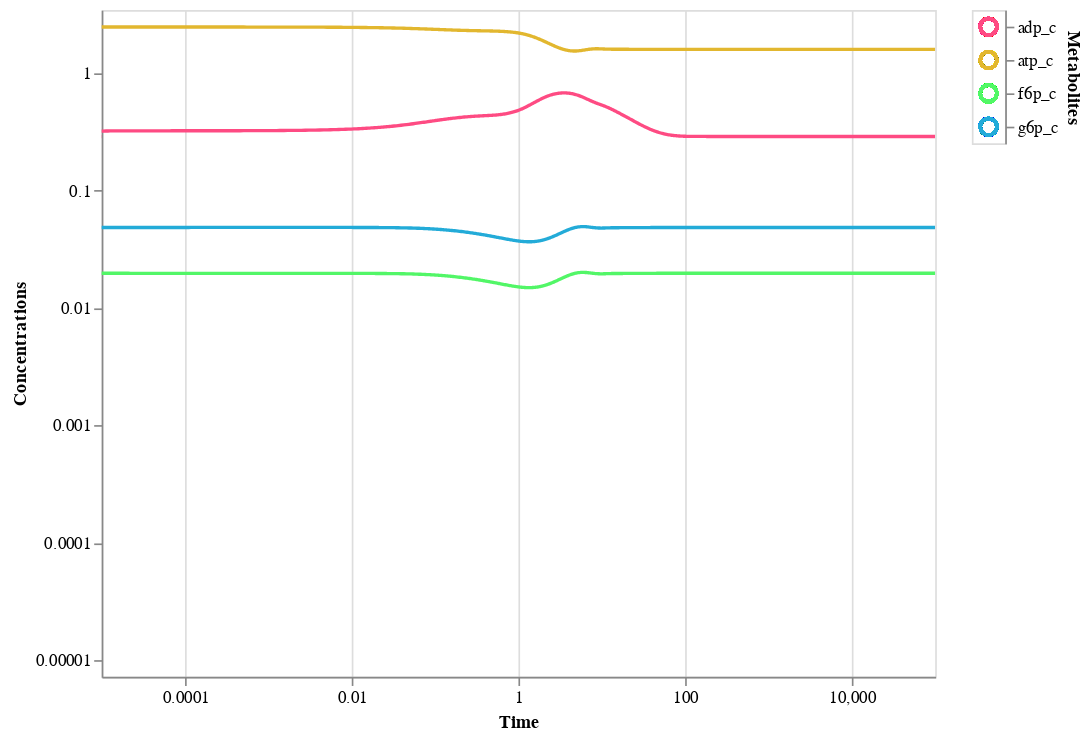

The cell this chart's notebook holds for it:
### Code cell
plot_conc_sol(conc_sol
,interactive=False
,observable=["atp_c","adp_c","f6p_c","g6p_c"]
)

### Figure 1 — Vega-Lite specification as saved in the notebook (floating-point values rounded to 4 significant figures; data arrays with more than 128 entries replaced by an {"elided": "..."} marker saying what was removed)
{"config": {"view": {"continuousWidth": 400, "continuousHeight": 300}}, "hconcat": [{"mark": {"type": "line", "clip": true}, "encoding": {"color": {"condition": {"field": "Metabolites", "legend": null, "scale": {"scheme": "rainbow"}, "type": "nominal", "selection": "selector093"}, "value": "lightgray"}, "tooltip": [{"field": "Metabolites", "type": "nominal"}, {"field": "Time", "type": "quantitative"}, {"field": "Concentrations", "type": "quantitative"}], "x": {"axis": {"tickCount": 5}, "field": "Time", "scale": {"domain": [1e-05, 100000.0], "type": "log"}, "type": "quantitative"}, "y": {"axis": {"grid": false, "tickCount": 5}, "field": "Concentrations", "scale": {"domain": [1e-05, 2.5], "padding": 10, "type": "log"}, "title": "Concentrations", "type": "quantitative"}}, "height": 400, "width": 500}, {"mark": {"type": "point", "size": 100}, "encoding": {"color": {"condition": {"field": "Metabolites", "legend": null, "scale": {"scheme": "rainbow"}, "type": "nominal", "selection": "selector093"}, "value": "lightgray"}, "y": {"axis": {"orient": "right"}, "field": "Metabolites", "type": "nominal"}}, "selection": {"selector093": {"type": "multi", "fields": ["Metabolites"]}}}], "data": {"name": "data-d38891817155de47ce6d0b86edf4278f"}, "$schema": "https://vega.github.io/schema/vega-lite/v4.17.0.json", "datasets": {"data-d38891817155de47ce6d0b86edf4278f": {"elided": "3132 records"}}}
